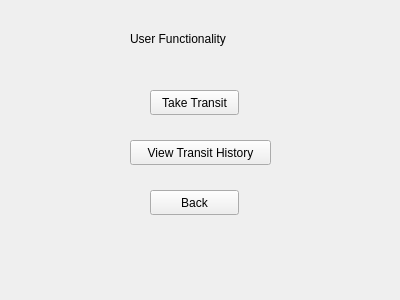
<?xml version="1.0" encoding="UTF-8"?>
<ui version="4.0">
 <class>Form</class>
 <widget class="QWidget" name="Form">
  <property name="geometry">
   <rect>
    <x>0</x>
    <y>0</y>
    <width>400</width>
    <height>300</height>
   </rect>
  </property>
  <property name="windowTitle">
   <string>Form</string>
  </property>
  <widget class="QPushButton" name="pushButton">
   <property name="geometry">
    <rect>
     <x>150</x>
     <y>90</y>
     <width>89</width>
     <height>25</height>
    </rect>
   </property>
   <property name="text">
    <string>Take Transit</string>
   </property>
  </widget>
  <widget class="QPushButton" name="pushButton_2">
   <property name="geometry">
    <rect>
     <x>130</x>
     <y>140</y>
     <width>141</width>
     <height>25</height>
    </rect>
   </property>
   <property name="text">
    <string>View Transit History</string>
   </property>
  </widget>
  <widget class="QPushButton" name="pushButton_3">
   <property name="geometry">
    <rect>
     <x>150</x>
     <y>190</y>
     <width>89</width>
     <height>25</height>
    </rect>
   </property>
   <property name="text">
    <string>Back</string>
   </property>
  </widget>
  <widget class="QLabel" name="label">
   <property name="geometry">
    <rect>
     <x>130</x>
     <y>30</y>
     <width>151</width>
     <height>17</height>
    </rect>
   </property>
   <property name="text">
    <string>User Functionality</string>
   </property>
  </widget>
 </widget>
 <resources/>
 <connections/>
</ui>
